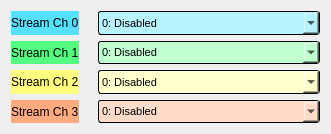
<?xml version="1.0" encoding="UTF-8"?>
<ui version="4.0">
 <class>Form</class>
 <widget class="QWidget" name="Form">
  <property name="geometry">
   <rect>
    <x>0</x>
    <y>0</y>
    <width>331</width>
    <height>134</height>
   </rect>
  </property>
  <property name="windowTitle">
   <string>Up Converter Mux Select - ${DEV}</string>
  </property>
  <layout class="QGridLayout" name="gridLayout">
   <item row="0" column="0">
    <widget class="QLabel" name="label">
     <property name="styleSheet">
      <string notr="true">QLabel {
  background-color: rgb(85,225,255);
}
</string>
     </property>
     <property name="text">
      <string>Stream Ch 0</string>
     </property>
    </widget>
   </item>
   <item row="2" column="0">
    <widget class="QLabel" name="label_3">
     <property name="styleSheet">
      <string notr="true">QLabel{
  background-color: rgb(255,255,127);
}</string>
     </property>
     <property name="text">
      <string>Stream Ch 2</string>
     </property>
    </widget>
   </item>
   <item row="0" column="1">
    <widget class="PyDMLabel" name="PyDMLabel">
     <property name="toolTip">
      <string/>
     </property>
     <property name="styleSheet">
      <string notr="true"/>
     </property>
     <property name="frameShape">
      <enum>QFrame::NoFrame</enum>
     </property>
     <property name="text">
      <string/>
     </property>
     <property name="channel" stdset="0">
      <string>ca://${DEV}:DAQMUX${MUX}_INPMUXSELSTR0</string>
     </property>
     <property name="displayFormat" stdset="0">
      <enum>PyDMLabel::String</enum>
     </property>
    </widget>
   </item>
   <item row="0" column="2">
    <widget class="PyDMEnumComboBox" name="PyDMEnumComboBox_3">
     <property name="sizePolicy">
      <sizepolicy hsizetype="MinimumExpanding" vsizetype="Minimum">
       <horstretch>0</horstretch>
       <verstretch>0</verstretch>
      </sizepolicy>
     </property>
     <property name="minimumSize">
      <size>
       <width>119</width>
       <height>20</height>
      </size>
     </property>
     <property name="font">
      <font>
       <pointsize>8</pointsize>
      </font>
     </property>
     <property name="toolTip">
      <string/>
     </property>
     <property name="styleSheet">
      <string notr="true">/* Color of the selected list item. */
QComboBox::item:selected {
    border: 1px solid transparent;
    background: rgb(85,225,255);
}
QComboBox {
  	background-color: rgb(183,243,255);
    border: 1px solid black;
    border-radius: 3px;
    padding: 1px 18px 1px 3px;
    min-width: 6em;
}</string>
     </property>
     <property name="iconSize">
      <size>
       <width>12</width>
       <height>12</height>
      </size>
     </property>
     <property name="channel" stdset="0">
      <string>ca://${DEV}:DAQMUX${MUX}_INPMUXSEL0</string>
     </property>
     <item>
      <property name="text">
       <string>0: Disabled</string>
      </property>
     </item>
     <item>
      <property name="text">
       <string>1: Test</string>
      </property>
     </item>
     <item>
      <property name="text">
       <string>2: RF IN 2: ADC0 (FP) </string>
      </property>
     </item>
     <item>
      <property name="text">
       <string>3: RF IN 1: ADC1 (FP)</string>
      </property>
     </item>
     <item>
      <property name="text">
       <string>4: RF IN 3: ADC2 (FP)</string>
      </property>
     </item>
     <item>
      <property name="text">
       <string>5: RF OUT MON: ADC3 (FP)</string>
      </property>
     </item>
     <item>
      <property name="text">
       <string>6: TRIG MON: ADC4 (FP)</string>
      </property>
     </item>
     <item>
      <property name="text">
       <string>7: DC IN 1: ADC5 (FP)</string>
      </property>
     </item>
     <item>
      <property name="text">
       <string>8: ADC6</string>
      </property>
     </item>
     <item>
      <property name="text">
       <string>9: RF OUT: DAC0 (FP) </string>
      </property>
     </item>
     <item>
      <property name="text">
       <string>10: DAC1</string>
      </property>
     </item>
     <item>
      <property name="text">
       <string>11: DAC2</string>
      </property>
     </item>
     <item>
      <property name="text">
       <string>12: DAC3</string>
      </property>
     </item>
     <item>
      <property name="text">
       <string>13: DAC4</string>
      </property>
     </item>
     <item>
      <property name="text">
       <string>14: DAC5</string>
      </property>
     </item>
     <item>
      <property name="text">
       <string>15: DAC6</string>
      </property>
     </item>
     <item>
      <property name="text">
       <string>16:DBG0</string>
      </property>
     </item>
     <item>
      <property name="text">
       <string>17:DBG1</string>
      </property>
     </item>
     <item>
      <property name="text">
       <string>18: DBG2</string>
      </property>
     </item>
     <item>
      <property name="text">
       <string>19: DBG3</string>
      </property>
     </item>
    </widget>
   </item>
   <item row="1" column="2">
    <widget class="PyDMEnumComboBox" name="PyDMEnumComboBox_4">
     <property name="sizePolicy">
      <sizepolicy hsizetype="Preferred" vsizetype="Minimum">
       <horstretch>0</horstretch>
       <verstretch>0</verstretch>
      </sizepolicy>
     </property>
     <property name="minimumSize">
      <size>
       <width>119</width>
       <height>20</height>
      </size>
     </property>
     <property name="font">
      <font>
       <pointsize>8</pointsize>
      </font>
     </property>
     <property name="toolTip">
      <string/>
     </property>
     <property name="styleSheet">
      <string notr="true">/* Color of the selected list item. */
QComboBox::item:selected {
    border: 1px solid transparent;
    background: rgb(85,255,127);
}
QComboBox {
  	background-color: rgb(193,255,208);
    border: 1px solid black;
    border-radius: 3px;
    padding: 1px 18px 1px 3px;
    min-width: 6em;
}</string>
     </property>
     <property name="iconSize">
      <size>
       <width>12</width>
       <height>12</height>
      </size>
     </property>
     <property name="channel" stdset="0">
      <string>ca://${DEV}:DAQMUX${MUX}_INPMUXSEL1</string>
     </property>
     <item>
      <property name="text">
       <string>0: Disabled</string>
      </property>
     </item>
     <item>
      <property name="text">
       <string>1: Test</string>
      </property>
     </item>
     <item>
      <property name="text">
       <string>2: RF IN 2: ADC0 (FP) </string>
      </property>
     </item>
     <item>
      <property name="text">
       <string>3: RF IN 1: ADC1 (FP)</string>
      </property>
     </item>
     <item>
      <property name="text">
       <string>4: RF IN 3: ADC2 (FP)</string>
      </property>
     </item>
     <item>
      <property name="text">
       <string>5: RF OUT MON: ADC3 (FP)</string>
      </property>
     </item>
     <item>
      <property name="text">
       <string>6: TRIG MON: ADC4 (FP)</string>
      </property>
     </item>
     <item>
      <property name="text">
       <string>7: DC IN 1: ADC5 (FP)</string>
      </property>
     </item>
     <item>
      <property name="text">
       <string>8: ADC6</string>
      </property>
     </item>
     <item>
      <property name="text">
       <string>9: RF OUT: DAC0 (FP) </string>
      </property>
     </item>
     <item>
      <property name="text">
       <string>10: DAC1</string>
      </property>
     </item>
     <item>
      <property name="text">
       <string>11: DAC2</string>
      </property>
     </item>
     <item>
      <property name="text">
       <string>12: DAC3</string>
      </property>
     </item>
     <item>
      <property name="text">
       <string>13: DAC4</string>
      </property>
     </item>
     <item>
      <property name="text">
       <string>14: DAC5</string>
      </property>
     </item>
     <item>
      <property name="text">
       <string>15: DAC6</string>
      </property>
     </item>
     <item>
      <property name="text">
       <string>16:DBG0</string>
      </property>
     </item>
     <item>
      <property name="text">
       <string>17:DBG1</string>
      </property>
     </item>
     <item>
      <property name="text">
       <string>18: DBG2</string>
      </property>
     </item>
     <item>
      <property name="text">
       <string>19: DBG3</string>
      </property>
     </item>
    </widget>
   </item>
   <item row="2" column="2">
    <widget class="PyDMEnumComboBox" name="PyDMEnumComboBox_5">
     <property name="sizePolicy">
      <sizepolicy hsizetype="Preferred" vsizetype="Minimum">
       <horstretch>0</horstretch>
       <verstretch>0</verstretch>
      </sizepolicy>
     </property>
     <property name="minimumSize">
      <size>
       <width>119</width>
       <height>20</height>
      </size>
     </property>
     <property name="font">
      <font>
       <pointsize>8</pointsize>
      </font>
     </property>
     <property name="toolTip">
      <string/>
     </property>
     <property name="styleSheet">
      <string notr="true">/* Color of the selected list item. */
QComboBox::item:selected {
    border: 1px solid transparent;
    background: rgb(255,255,127);
}
QComboBox {
    background-color: rgb(255,255,205);
    border: 1px solid black;
    border-radius: 3px;
    padding: 1px 18px 1px 3px;
    min-width: 6em;
}</string>
     </property>
     <property name="iconSize">
      <size>
       <width>12</width>
       <height>12</height>
      </size>
     </property>
     <property name="channel" stdset="0">
      <string>ca://${DEV}:DAQMUX${MUX}_INPMUXSEL2</string>
     </property>
     <item>
      <property name="text">
       <string>0: Disabled</string>
      </property>
     </item>
     <item>
      <property name="text">
       <string>1: Test</string>
      </property>
     </item>
     <item>
      <property name="text">
       <string>2: RF IN 2: ADC0 (FP) </string>
      </property>
     </item>
     <item>
      <property name="text">
       <string>3: RF IN 1: ADC1 (FP)</string>
      </property>
     </item>
     <item>
      <property name="text">
       <string>4: RF IN 3: ADC2 (FP)</string>
      </property>
     </item>
     <item>
      <property name="text">
       <string>5: RF OUT MON: ADC3 (FP)</string>
      </property>
     </item>
     <item>
      <property name="text">
       <string>6: TRIG MON: ADC4 (FP)</string>
      </property>
     </item>
     <item>
      <property name="text">
       <string>7: DC IN 1: ADC5 (FP)</string>
      </property>
     </item>
     <item>
      <property name="text">
       <string>8: ADC6</string>
      </property>
     </item>
     <item>
      <property name="text">
       <string>9: RF OUT: DAC0 (FP) </string>
      </property>
     </item>
     <item>
      <property name="text">
       <string>10: DAC1</string>
      </property>
     </item>
     <item>
      <property name="text">
       <string>11: DAC2</string>
      </property>
     </item>
     <item>
      <property name="text">
       <string>12: DAC3</string>
      </property>
     </item>
     <item>
      <property name="text">
       <string>13: DAC4</string>
      </property>
     </item>
     <item>
      <property name="text">
       <string>14: DAC5</string>
      </property>
     </item>
     <item>
      <property name="text">
       <string>15: DAC6</string>
      </property>
     </item>
     <item>
      <property name="text">
       <string>16:DBG0</string>
      </property>
     </item>
     <item>
      <property name="text">
       <string>17:DBG1</string>
      </property>
     </item>
     <item>
      <property name="text">
       <string>18: DBG2</string>
      </property>
     </item>
     <item>
      <property name="text">
       <string>19: DBG3</string>
      </property>
     </item>
    </widget>
   </item>
   <item row="2" column="1">
    <widget class="PyDMLabel" name="PyDMLabel_3">
     <property name="toolTip">
      <string/>
     </property>
     <property name="frameShape">
      <enum>QFrame::NoFrame</enum>
     </property>
     <property name="text">
      <string/>
     </property>
     <property name="channel" stdset="0">
      <string>ca://${DEV}:DAQMUX${MUX}_INPMUXSELSTR2</string>
     </property>
     <property name="displayFormat" stdset="0">
      <enum>PyDMLabel::String</enum>
     </property>
    </widget>
   </item>
   <item row="1" column="1">
    <widget class="PyDMLabel" name="PyDMLabel_2">
     <property name="toolTip">
      <string/>
     </property>
     <property name="frameShape">
      <enum>QFrame::NoFrame</enum>
     </property>
     <property name="text">
      <string/>
     </property>
     <property name="channel" stdset="0">
      <string>ca://${DEV}:DAQMUX${MUX}_INPMUXSELSTR1</string>
     </property>
     <property name="displayFormat" stdset="0">
      <enum>PyDMLabel::String</enum>
     </property>
    </widget>
   </item>
   <item row="3" column="1">
    <widget class="PyDMLabel" name="PyDMLabel_4">
     <property name="toolTip">
      <string/>
     </property>
     <property name="frameShape">
      <enum>QFrame::NoFrame</enum>
     </property>
     <property name="text">
      <string/>
     </property>
     <property name="channel" stdset="0">
      <string>ca://${DEV}:DAQMUX${MUX}_INPMUXSELSTR3</string>
     </property>
     <property name="displayFormat" stdset="0">
      <enum>PyDMLabel::String</enum>
     </property>
    </widget>
   </item>
   <item row="3" column="0">
    <widget class="QLabel" name="label_4">
     <property name="styleSheet">
      <string notr="true">QLabel {
  background-color: rgb(255,170,127);
}</string>
     </property>
     <property name="text">
      <string>Stream Ch 3</string>
     </property>
    </widget>
   </item>
   <item row="3" column="2">
    <widget class="PyDMEnumComboBox" name="PyDMEnumComboBox_6">
     <property name="sizePolicy">
      <sizepolicy hsizetype="Preferred" vsizetype="Minimum">
       <horstretch>0</horstretch>
       <verstretch>0</verstretch>
      </sizepolicy>
     </property>
     <property name="minimumSize">
      <size>
       <width>119</width>
       <height>20</height>
      </size>
     </property>
     <property name="font">
      <font>
       <pointsize>8</pointsize>
      </font>
     </property>
     <property name="toolTip">
      <string/>
     </property>
     <property name="styleSheet">
      <string notr="true">/* Color of the selected list item. */
QComboBox::item:selected {
    border: 1px solid transparent;
    background:  rgb(255,170,127);
}
QComboBox {
    background-color:  rgb(255,219,201);
    border: 1px solid black;
    border-radius: 3px;
    padding: 1px 18px 1px 3px;
    min-width: 6em;
}</string>
     </property>
     <property name="iconSize">
      <size>
       <width>12</width>
       <height>12</height>
      </size>
     </property>
     <property name="channel" stdset="0">
      <string>ca://${DEV}:DAQMUX${MUX}_INPMUXSEL3</string>
     </property>
     <item>
      <property name="text">
       <string>0: Disabled</string>
      </property>
     </item>
     <item>
      <property name="text">
       <string>1: Test</string>
      </property>
     </item>
     <item>
      <property name="text">
       <string>2: RF IN 2: ADC0 (FP) </string>
      </property>
     </item>
     <item>
      <property name="text">
       <string>3: RF IN 1: ADC1 (FP)</string>
      </property>
     </item>
     <item>
      <property name="text">
       <string>4: RF IN 3: ADC2 (FP)</string>
      </property>
     </item>
     <item>
      <property name="text">
       <string>5: RF OUT MON: ADC3 (FP)</string>
      </property>
     </item>
     <item>
      <property name="text">
       <string>6: TRIG MON: ADC4 (FP)</string>
      </property>
     </item>
     <item>
      <property name="text">
       <string>7: DC IN 1: ADC5 (FP)</string>
      </property>
     </item>
     <item>
      <property name="text">
       <string>8: ADC6</string>
      </property>
     </item>
     <item>
      <property name="text">
       <string>9: RF OUT: DAC0 (FP) </string>
      </property>
     </item>
     <item>
      <property name="text">
       <string>10: DAC1</string>
      </property>
     </item>
     <item>
      <property name="text">
       <string>11: DAC2</string>
      </property>
     </item>
     <item>
      <property name="text">
       <string>12: DAC3</string>
      </property>
     </item>
     <item>
      <property name="text">
       <string>13: DAC4</string>
      </property>
     </item>
     <item>
      <property name="text">
       <string>14: DAC5</string>
      </property>
     </item>
     <item>
      <property name="text">
       <string>15: DAC6</string>
      </property>
     </item>
     <item>
      <property name="text">
       <string>16:DBG0</string>
      </property>
     </item>
     <item>
      <property name="text">
       <string>17:DBG1</string>
      </property>
     </item>
     <item>
      <property name="text">
       <string>18: DBG2</string>
      </property>
     </item>
     <item>
      <property name="text">
       <string>19: DBG3</string>
      </property>
     </item>
    </widget>
   </item>
   <item row="1" column="0">
    <widget class="QLabel" name="label_2">
     <property name="styleSheet">
      <string notr="true">QLabel {
  background-color: rgb(85,255,127);
}</string>
     </property>
     <property name="text">
      <string>Stream Ch 1</string>
     </property>
    </widget>
   </item>
  </layout>
 </widget>
 <customwidgets>
  <customwidget>
   <class>PyDMLabel</class>
   <extends>QLabel</extends>
   <header>pydm.widgets.label</header>
  </customwidget>
  <customwidget>
   <class>PyDMEnumComboBox</class>
   <extends>QComboBox</extends>
   <header>pydm.widgets.enum_combo_box</header>
  </customwidget>
 </customwidgets>
 <resources/>
 <connections/>
</ui>
